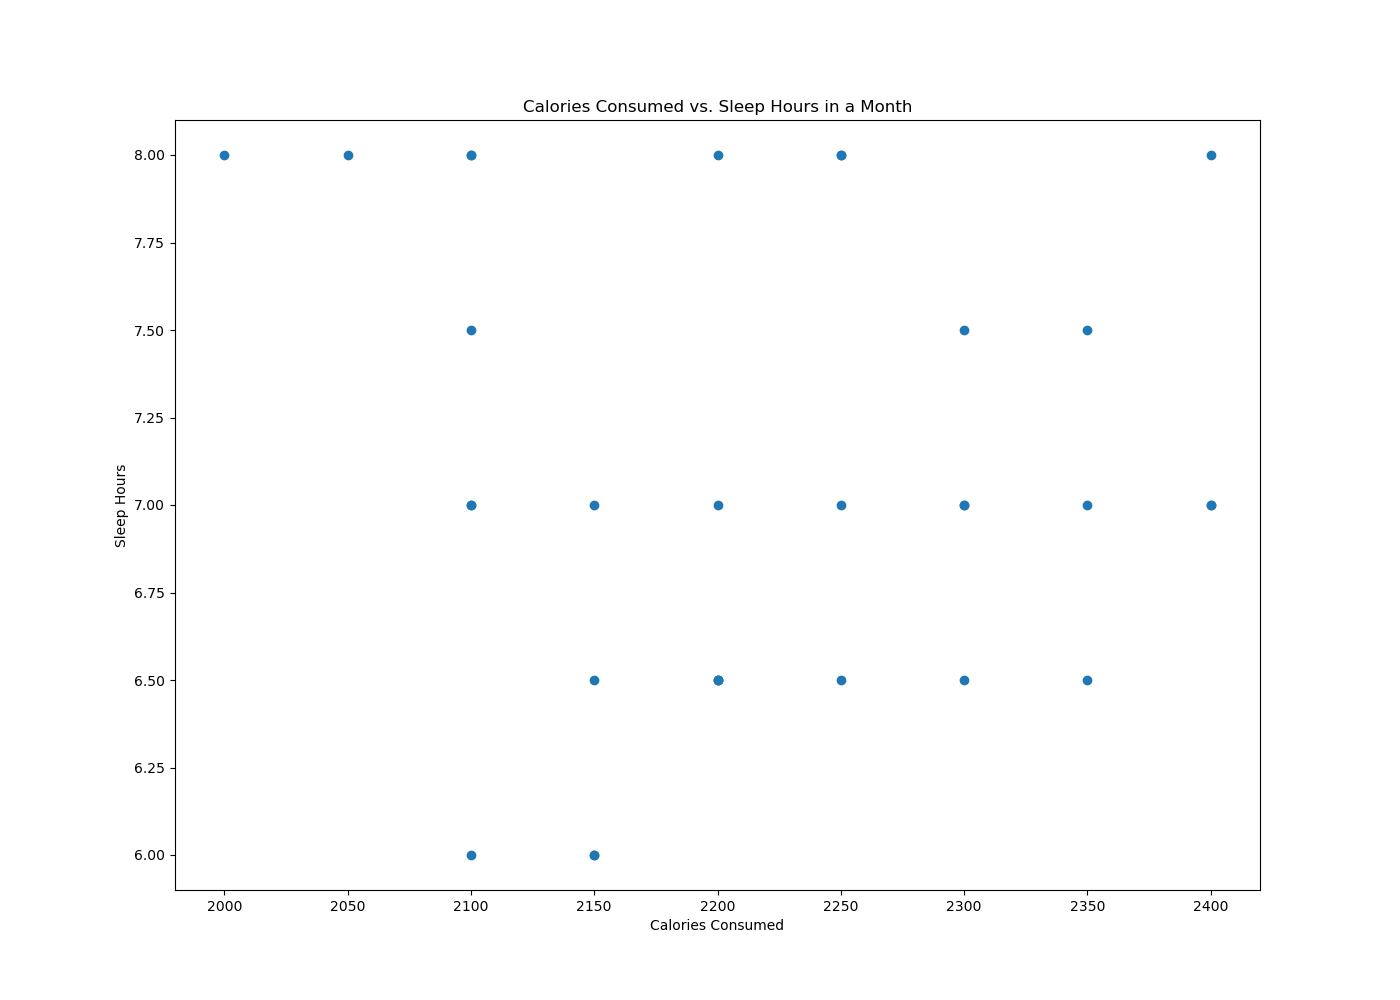

This figure's Python source:

import matplotlib.pyplot as plt

days = [i for i in range(1, 32)]
calories_consumed = [2100, 2200, 2000, 2300, 2150, 2050, 2250, 2400, 2150, 2100, 2350, 2200, 2250, 2400, 2300, 2100, 2200, 2150, 2300, 2250, 2150, 2100, 2350, 2200, 2250, 2100, 2400, 2350, 2200, 2100, 2300]
sleep_hours = [7, 6.5, 8, 7.5, 7, 8, 6.5, 7, 6, 8, 7, 6.5, 7, 8, 6.5, 7, 8, 6.5, 7, 8, 6, 7.5, 6.5, 7, 8, 6, 7, 7.5, 6.5, 8, 7]

plt.figure(figsize=(14, 10))
plt.scatter(calories_consumed, sleep_hours, color='#1f77b4')
plt.xlabel('Calories Consumed')
plt.ylabel('Sleep Hours')
plt.title('Calories Consumed vs. Sleep Hours in a Month')
plt.show()
